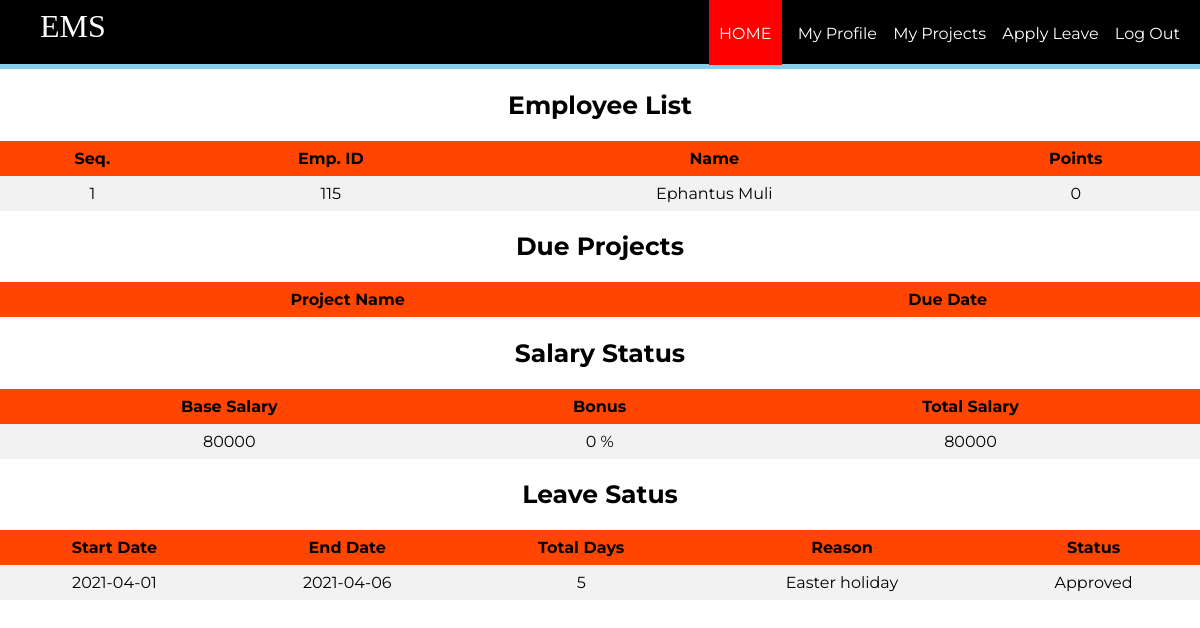
Page /employee/eloginwel.php?id=115 on the earlier database version.
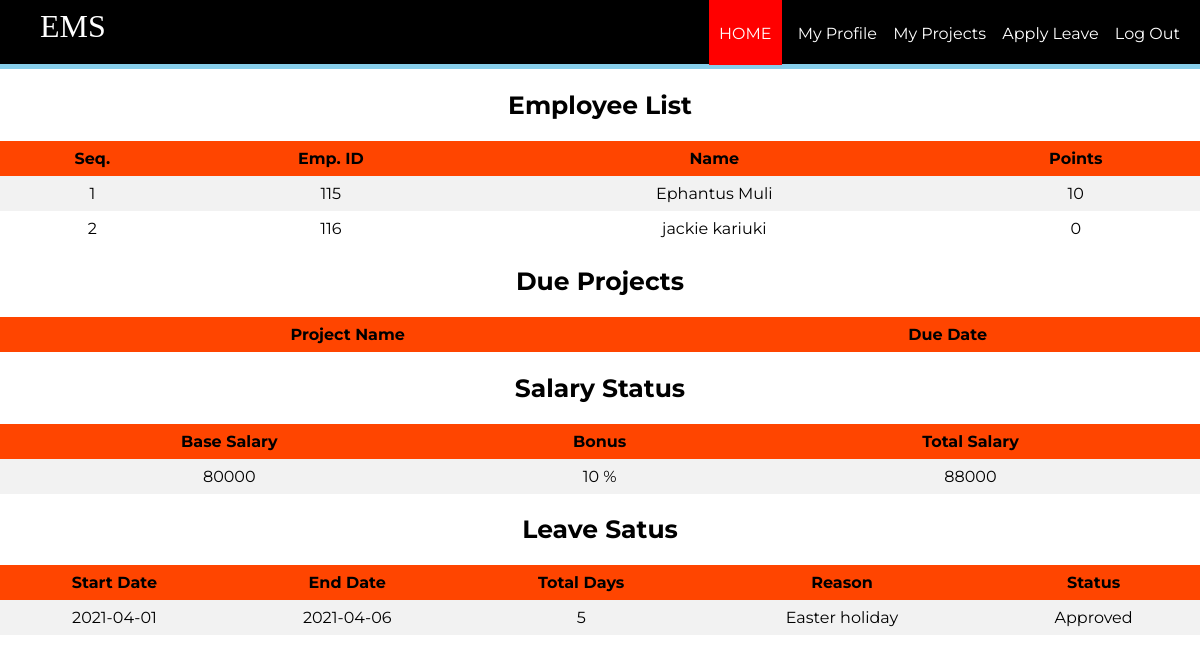
Same page on the later database version.
### tables this page shows
CREATE TABLE `rank` (
  `eid` int(11) NOT NULL,
  `points` int(11) DEFAULT '0'
);

CREATE TABLE `employee` (
  `id` int(11) NOT NULL,
  `firstName` varchar(100) NOT NULL,
  `lastName` varchar(100) NOT NULL,
  `email` varchar(100) NOT NULL,
  `password` text NOT NULL,
  `birthday` date NOT NULL,
  `gender` varchar(10) NOT NULL,
  `contact` varchar(20) NOT NULL,
  `nid` int(20) NOT NULL,
  `address` varchar(100) DEFAULT NULL,
  `dept` varchar(100) NOT NULL,
  `degree` varchar(100) NOT NULL,
  `pic` text NOT NULL
);

CREATE TABLE `salary` (
  `id` int(11) NOT NULL,
  `base` int(11) NOT NULL,
  `bonus` int(11) DEFAULT NULL,
  `total` int(11) DEFAULT NULL
);

CREATE TABLE `employee_leave` (
  `id` int(11) DEFAULT NULL,
  `token` int(11) NOT NULL,
  `start` date DEFAULT NULL,
  `end` date DEFAULT NULL,
  `reason` char(100) DEFAULT NULL,
  `status` char(50) DEFAULT NULL
);

### employee/eloginwel.php (the view, shortened to what this page needs)
<?php
	$id = (isset($_GET['id']) ? $_GET['id'] : '');
	require_once ('process/dbh.php');
	$sql = "SELECT id, firstName, lastName,  points FROM employee, rank WHERE rank.eid = employee.id order by rank.points desc";
	$sql2 = "Select * From employee, employee_leave Where employee.id = $id and employee_leave.id = $id order by employee_leave.token";
	$sql3 = "SELECT * FROM `salary` WHERE id = $id";
$result = mysqli_query($conn, $sql);
$result2 = mysqli_query($conn, $sql2);
$result3 = mysqli_query($conn, $sql3);
?>
<html>
<head>
	<link rel="stylesheet" type="text/css" href="styleemplogin.css">
</head>
<body>
	<header>
		<nav>
			<h1>EMS</h1>
			<ul id="navli">
				<li><a class="homered" href="eloginwel.php?id=<?php echo $id?>"">HOME</a></li>
				<li><a class="homeblack" href="myprofile.php?id=<?php echo $id?>"">My Profile</a></li>
				<li><a class="homeblack" href="empproject.php?id=<?php echo $id?>"">My Projects</a></li>
				<li><a class="homeblack" href="applyleave.php?id=<?php echo $id?>"">Apply Leave</a></li>
				<li><a class="homeblack" href="elogin.html">Log Out</a></li>
			</ul>
		</nav>
	</header>
	<div class="divider"></div>
	<div id="divimg">
	<div>
		    	<h2 style="font-family: 'Montserrat', sans-serif; font-size: 25px; text-align: center;">Employee List </h2>
    	<table>
			<tr bgcolor="#000">
				<th align = "center">Seq.</th>
				<th align = "center">Emp. ID</th>
				<th align = "center">Name</th>
				<th align = "center">Points</th>
			</tr>
			<?php
				$seq = 1;
				while ($employee = mysqli_fetch_assoc($result)) {
					echo "<tr>";
					echo "<td>".$seq."</td>";
					echo "<td>".$employee['id']."</td>";
					echo "<td>".$employee['firstName']." ".$employee['lastName']."</td>";
					echo "<td>".$employee['points']."</td>";
					$seq+=1;
				}
			?>
		</table>
    	<h2 style="font-family: 'Montserrat', sans-serif; font-size: 25px; text-align: center;">Due Projects</h2>
    	<table>
			<tr>
				<th align = "center">Project Name</th>
				<th align = "center">Due Date</th>
			</tr>
		</table>
		<h2 style="font-family: 'Montserrat', sans-serif; font-size: 25px; text-align: center;">Salary Status</h2>
    	<table>
			<tr>
				<th align = "center">Base Salary</th>
				<th align = "center">Bonus</th>
				<th align = "center">Total Salary</th>
			</tr>
			<?php
				while ($employee = mysqli_fetch_assoc($result3)) {
					echo "<tr>";
					echo "<td>".$employee['base']."</td>";
					echo "<td>".$employee['bonus']." %</td>";
					echo "<td>".$employee['total']."</td>";
				}
			?>
		</table>
		<h2 style="font-family: 'Montserrat', sans-serif; font-size: 25px; text-align: center;">Leave Satus</h2>
    	<table>
			<tr>
				<th align = "center">Start Date</th>
				<th align = "center">End Date</th>
				<th align = "center">Total Days</th>
				<th align = "center">Reason</th>
				<th align = "center">Status</th>
			</tr>
			<?php
				while ($employee = mysqli_fetch_assoc($result2)) {
					$date1 = new DateTime($employee['start']);
					$date2 = new DateTime($employee['end']);
					$interval = $date1->diff($date2);
					echo "<tr>";
					echo "<td>".$employee['start']."</td>";
					echo "<td>".$employee['end']."</td>";
					echo "<td>".$interval->days."</td>";
					echo "<td>".$employee['reason']."</td>";
					echo "<td>".$employee['status']."</td>";
				}
			?>
		</table>
<br>
<br>
<br>
<br>
<br>
	</div>
	</div>
</body>
</html>

Differences in the rows shown:
changed rank "Ephantus": points "0" → "10"
added rank: eid "116", eid.firstName "jackie", eid.lastName "kariuki", points "0"
changed salary: bonus "0" → "10"; total "80000" → "88000"
